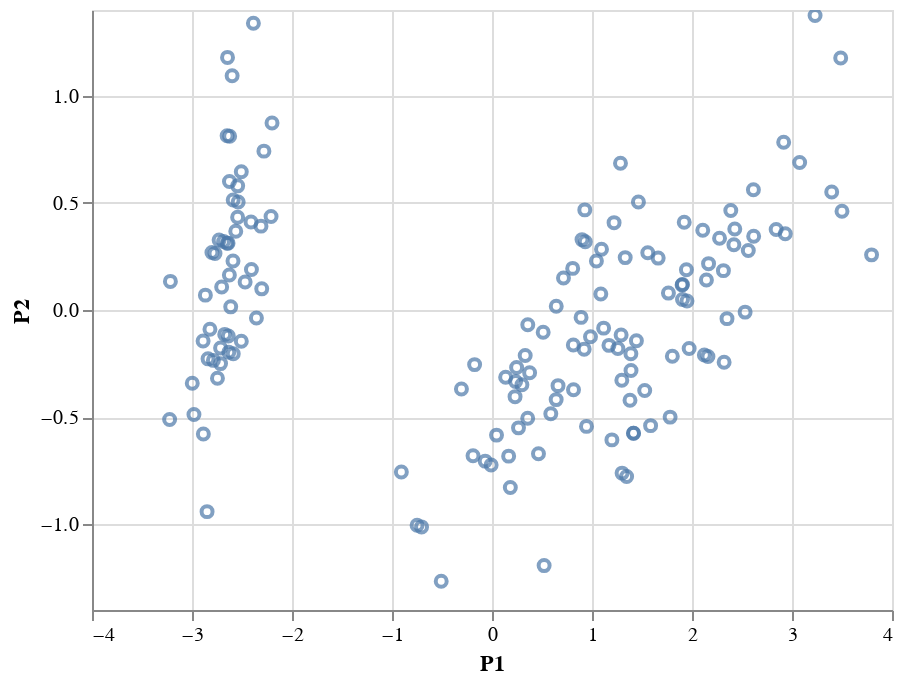

The notebook cell this image was saved under:
### Markdown cell above
## Graphique

Un super graphique interactive

### Code cell
alt.Chart(pca).mark_point().encode(
    x="P1",
    y="P2",
).interactive()

### Figure 1 — Vega-Lite specification as saved in the notebook (floating-point values rounded to 4 significant figures; data arrays with more than 128 entries replaced by an {"elided": "..."} marker saying what was removed)
{"config": {"view": {"continuousWidth": 400, "continuousHeight": 300}}, "data": {"name": "data-8c6d5e464bfe14f4822b2bdec10aa5ce"}, "mark": "point", "encoding": {"x": {"type": "quantitative", "field": "P1"}, "y": {"type": "quantitative", "field": "P2"}}, "selection": {"selector001": {"type": "interval", "bind": "scales", "encodings": ["x", "y"]}}, "$schema": "https://vega.github.io/schema/vega-lite/v4.8.1.json", "datasets": {"data-8c6d5e464bfe14f4822b2bdec10aa5ce": {"elided": "150 records"}}}
